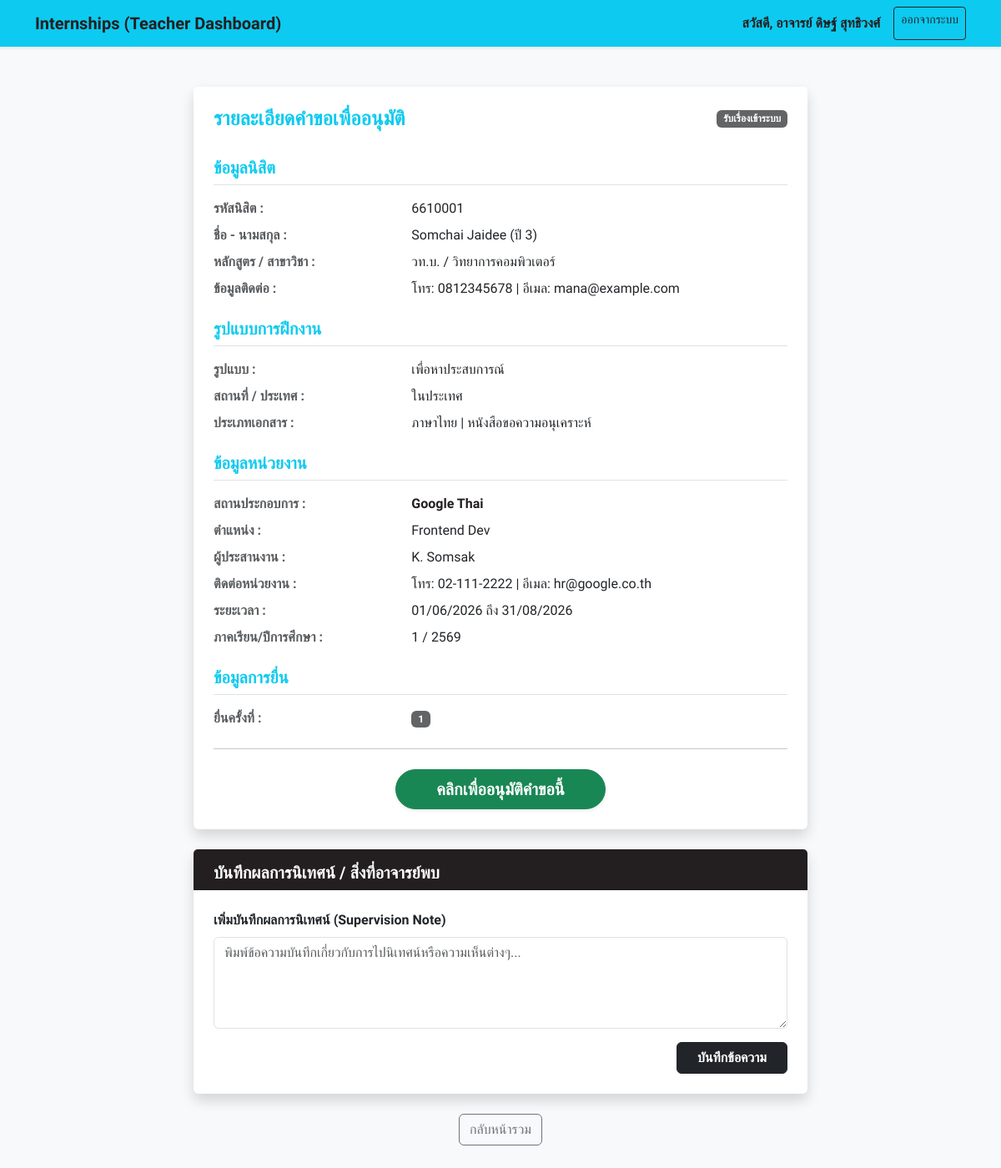
The app's page /teacher_view.php?id=1 (signed in) with its own data.
### tables this page shows
CREATE TABLE `internship_requests` (
  `id` int(11) NOT NULL AUTO_INCREMENT,
  `student_id` int(11) NOT NULL,
  `program_type` varchar(50) NOT NULL,
  `major` varchar(100) NOT NULL,
  `student_phone` varchar(20) NOT NULL,
  `student_email` varchar(100) NOT NULL,
  `internship_type` enum('course','experience') NOT NULL,
  `course_code` varchar(20) DEFAULT NULL,
  `course_name` varchar(100) DEFAULT NULL,
  `location_type` enum('domestic','international') NOT NULL,
  `country` varchar(100) DEFAULT NULL,
  `doc_language` enum('thai','english') NOT NULL,
  `doc_type` enum('consideration','consideration_and_referral') NOT NULL,
  `company_name` varchar(255) NOT NULL,
  `position` varchar(255) NOT NULL,
  `coordinator_name` varchar(100) NOT NULL,
  `agency_phone` varchar(20) NOT NULL,
  `agency_email` varchar(100) NOT NULL,
  `start_date` date NOT NULL,
  `end_date` date NOT NULL,
  `semester` varchar(10) NOT NULL,
  `academic_year` varchar(10) NOT NULL,
  `attempt_number` int(11) NOT NULL DEFAULT 1,
  `previous_agency` varchar(255) DEFAULT NULL,
  `reason_for_change` text DEFAULT NULL,
  `status` int(11) NOT NULL DEFAULT 1 COMMENT '1: Received, 2: Advisor Approved, 3: Letter Issued, 4: Finished, 9: Canceled',
  `created_at` timestamp NOT NULL DEFAULT CURRENT_TIMESTAMP,
  PRIMARY KEY (`id`),
  FOREIGN KEY (`student_id`) REFERENCES `users`(`id`) ON DELETE CASCADE
);

CREATE TABLE `users` (
  `id` int(11) NOT NULL AUTO_INCREMENT,
  `username` varchar(50) NOT NULL,
  `password` varchar(255) NOT NULL,
  `role` enum('student','staff','teacher') NOT NULL,
  `first_name` varchar(100) NOT NULL,
  `last_name` varchar(100) NOT NULL,
  `title` varchar(50) DEFAULT NULL,
  `year_level` int(11) DEFAULT NULL,
  `profile_image` varchar(255) DEFAULT NULL,
  `education` text DEFAULT NULL,
  `student_year` int(11) DEFAULT NULL,
  PRIMARY KEY (`id`),
  UNIQUE KEY `username` (`username`)
);

### teacher_view.php (the view, shortened to what this page needs)
<?php
include 'config.php';
$request_id = intval($_GET['id']);
$sql = "SELECT ir.*, u.first_name, u.last_name, u.username as student_id_code, u.year_level
        FROM internship_requests ir
        JOIN users u ON ir.student_id = u.id
        WHERE ir.id = $request_id";
$result = $conn->query($sql);
$row = $result->fetch_assoc();
?>
<!DOCTYPE html>
<html lang="th">
<head>
    <link href="https://cdn.jsdelivr.net/npm/bootstrap@5.3.0/dist/css/bootstrap.min.css" rel="stylesheet">
    <link rel="stylesheet" href="swu-theme.css">
</head>
<body>
<nav class="navbar navbar-expand-lg navbar-dark bg-info shadow-sm">
  <div class="container">
    <a class="navbar-brand text-dark fw-bold" href="teacher_dashboard.php">Internships (Teacher Dashboard)</a>
    <div class="d-flex">
        <span class="navbar-text text-dark fw-bold me-3">สวัสดี, อาจารย์ <?= $_SESSION['name'] ?></span>
        <a href="logout.php" class="btn btn-outline-dark btn-sm">ออกจากระบบ</a>
    </div>
  </div>
</nav>
<div class="container mt-5 mb-5">
    <div class="row justify-content-center">
        <div class="col-md-8">
            <div class="card shadow border-0 mb-4">
                <div class="card-header bg-white pb-0 border-0 pt-4 px-4 d-flex justify-content-between align-items-center">
                    <h4 class="fw-bold mb-0 text-info">รายละเอียดคำขอเพื่ออนุมัติ</h4>
                    <?= getStatusLabel($row['status']) ?>
                </div>
                <div class="card-body p-4">
                    <h5 class="text-info fw-bold mb-3 mt-2 border-bottom pb-2">ข้อมูลนิสิต</h5>
                    <div class="row mb-2">
                        <div class="col-md-4 text-muted fw-bold">รหัสนิสิต :</div>
                        <div class="col-md-8"><?= htmlspecialchars($row['student_id_code'] ?? '') ?></div>
                    </div>
                    <div class="row mb-2">
                        <div class="col-md-4 text-muted fw-bold">ชื่อ - นามสกุล :</div>
                        <div class="col-md-8"><?= htmlspecialchars(($row['first_name'] ?? '') . ' ' . ($row['last_name'] ?? '')) ?> (ปี <?= htmlspecialchars($row['year_level'] ?? '') ?>)</div>
                    </div>
                    <div class="row mb-2">
                        <div class="col-md-4 text-muted fw-bold">หลักสูตร / สาขาวิชา :</div>
                        <div class="col-md-8"><?= htmlspecialchars($row['program_type'] ?? '') ?> / <?= htmlspecialchars($row['major'] ?? '') ?></div>
                    </div>
                    <div class="row mb-2">
                        <div class="col-md-4 text-muted fw-bold">ข้อมูลติดต่อ :</div>
                        <div class="col-md-8">โทร: <?= htmlspecialchars($row['student_phone'] ?? '-') ?> | อีเมล: <?= htmlspecialchars($row['student_email'] ?? '-') ?></div>
                    </div>
                    <h5 class="text-info fw-bold mb-3 mt-4 border-bottom pb-2">รูปแบบการฝึกงาน</h5>
                    <div class="row mb-2">
                        <div class="col-md-4 text-muted fw-bold">รูปแบบ :</div>
                        <div class="col-md-8"><?= ($row['internship_type'] ?? '') == 'course' ? 'ในรายวิชา' : 'เพื่อหาประสบการณ์' ?></div>
                    </div>
                    <div class="row mb-2">
                        <div class="col-md-4 text-muted fw-bold">สถานที่ / ประเทศ :</div>
                        <div class="col-md-8"><?= ($row['location_type'] ?? '') == 'domestic' ? 'ในประเทศ' : 'ต่างประเทศ' ?> </div>
                    </div>
                    <div class="row mb-2">
                        <div class="col-md-4 text-muted fw-bold">ประเภทเอกสาร :</div>
                        <div class="col-md-8">
                            <?= ($row['doc_language'] ?? '') == 'thai' ? 'ภาษาไทย' : 'ภาษาอังกฤษ' ?> |
                            <?= ($row['doc_type'] ?? '') == 'consideration' ? 'หนังสือขอความอนุเคราะห์' : 'หนังสือขอความอนุเคราะห์ + หนังสือส่งตัว' ?>
                        </div>
                    </div>
                    <h5 class="text-info fw-bold mb-3 mt-4 border-bottom pb-2">ข้อมูลหน่วยงาน</h5>
                    <div class="row mb-2">
                        <div class="col-md-4 text-muted fw-bold">สถานประกอบการ :</div>
                        <div class="col-md-8 fw-bold text-dark"><?= htmlspecialchars($row['company_name'] ?? '') ?></div>
                    </div>
                    <div class="row mb-2">
                        <div class="col-md-4 text-muted fw-bold">ตำแหน่ง :</div>
                        <div class="col-md-8"><?= htmlspecialchars($row['position'] ?? '') ?></div>
                    </div>
                    <div class="row mb-2">
                        <div class="col-md-4 text-muted fw-bold">ผู้ประสานงาน :</div>
                        <div class="col-md-8"><?= htmlspecialchars($row['coordinator_name'] ?? '-') ?></div>
                    </div>
                    <div class="row mb-2">
                        <div class="col-md-4 text-muted fw-bold">ติดต่อหน่วยงาน :</div>
                        <div class="col-md-8">โทร: <?= htmlspecialchars($row['agency_phone'] ?? '-') ?> | อีเมล: <?= htmlspecialchars($row['agency_email'] ?? '-') ?></div>
                    </div>
                    <div class="row mb-2">
                        <div class="col-md-4 text-muted fw-bold">ระยะเวลา :</div>
                        <div class="col-md-8">
                            <?php if (!empty($row['start_date']) && !empty($row['end_date'])): ?>
                                <?= date('d/m/Y', strtotime($row['start_date'])) ?> ถึง <?= date('d/m/Y', strtotime($row['end_date'])) ?>
                            <?php else: ?>
                                -
                            <?php endif; ?>
                        </div>
                    </div>
                    <div class="row mb-2">
                        <div class="col-md-4 text-muted fw-bold">ภาคเรียน/ปีการศึกษา :</div>
                        <div class="col-md-8"><?= htmlspecialchars($row['semester'] ?? '') ?> / <?= htmlspecialchars($row['academic_year'] ?? '') ?></div>
                    </div>
                    <h5 class="text-info fw-bold mb-3 mt-4 border-bottom pb-2">ข้อมูลการยื่น</h5>
                    <div class="row mb-2">
                        <div class="col-md-4 text-muted fw-bold">ยื่นครั้งที่ :</div>
                        <div class="col-md-8"><span class="badge bg-secondary"><?= htmlspecialchars($row['attempt_number'] ?? '1') ?></span></div>
                    </div>
                    <?php if ($row['status'] == 1): ?>
                    <hr class="my-4">
                    <form method="POST" action="">
                        <div class="d-flex justify-content-center">
                            <button type="submit" class="btn btn-success btn-lg fw-bold px-5 py-2 shadow-sm rounded-pill" onclick="return confirm('ยืนยันว่าต้องการอนุมัติการฝึกงานนี้ใช่หรือไม่?');">คลิกเพื่ออนุมัติคำขอนี้</button>
                        </div>
                    </form>
                    <?php endif; ?>
                </div>
            </div>
            <div class="card shadow border-0">
                <div class="card-header bg-dark text-white pt-3 pb-2 px-4">
                    <h5 class="fw-bold mb-0">บันทึกผลการนิเทศน์ / สิ่งที่อาจารย์พบ</h5>
                </div>
                <div class="card-body p-4">
                    <form method="POST" action="">
                        <div class="mb-3">
                            <label class="form-label fw-bold">เพิ่มบันทึกผลการนิเทศน์ (Supervision Note)</label>
                            <textarea class="form-control" name="supervision_comments" rows="4" required placeholder="พิมพ์ข้อความบันทึกเกี่ยวกับการไปนิเทศน์หรือความเห็นต่างๆ..."></textarea>
                        </div>
                        <div class="text-end">
                            <button type="submit" class="btn btn-dark fw-bold px-4">บันทึกข้อความ</button>
                        </div>
                    </form>
                </div>
            </div>
            <div class="mt-4 text-center">
                <a href="teacher_dashboard.php" class="btn btn-outline-secondary">กลับหน้ารวม</a>
            </div>
        </div>
    </div>
</div>
</body>
</html>

### swu-theme.css (style rules this page uses)
:root { --swu-red: #DA2128; --swu-red-hover: #b01820; --swu-grey: #636466; --swu-dark: #231F20; --bs-primary: #DA2128; --bs-primary-rgb: 218, 33, 40; --bs-secondary: #636466; --bs-secondary-rgb: 99, 100, 102; --bs-dark: #231F20; --bs-dark-rgb: 35, 31, 32; --bs-link-color: #DA2128; --bs-link-hover-color: #b01820; }
.bg-secondary { background-color: var(--swu-grey) !important; }
.bg-dark { background-color: var(--swu-dark) !important; }

### teacher_view.php (style rules this page uses)
body { font-family: 'Kanit', sans-serif; background-color: #f8f9fa; }

### records on screen
internship_requests: student.username "6610001", student.last_name "Somchai Jaidee", student.year_level "3", program_type "วท.บ.", major "วิทยาการคอมพิวเตอร์", student_phone "0812345678", student_email "mana@example.com", company_name "Google Thai", position "Frontend Dev", coordinator_name "K. Somsak", agency_phone "02-111-2222", agency_email "hr@google.co.th", start_date "01/06/2026", end_date "31/08/2026", semester "1", academic_year "2569", attempt_number "1"

### other values on screen
$_SESSION['name'] "ดิษฐ์ สุทธิวงศ์"
